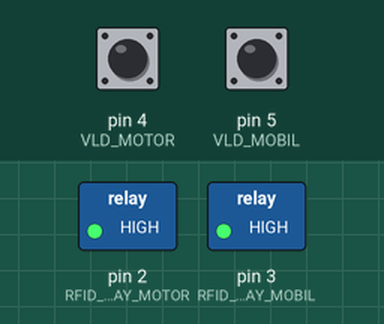
Recording of a sketch running on a simulated Arduino Uno, built with avr-gcc and run on an emulated ATmega328P. On the bench: switched loads named in the sketch (green lamp = pin HIGH). Inputs (shaded band) come from the test bench; at power-on: pin 4 (VLD_MOTOR) HIGH, pin 5 (VLD_MOBIL) HIGH. Pins used as bus, display or sensor lines are not drawn; what the sketch prints to the serial monitor is not drawn.

Above: at 1.3 s.
1.4 s: pin 4 (VLD_MOTOR) pulled LOW for 0.15 s
At 2.6 s:
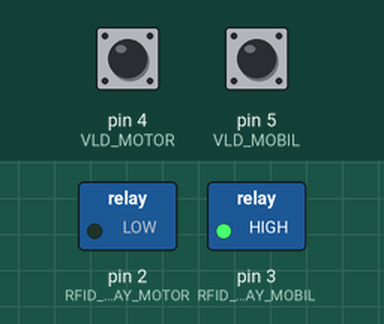
3.0 s: pin 5 (VLD_MOBIL) pulled LOW for 0.15 s
At 4.2 s:
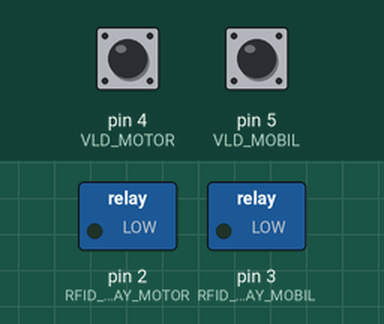
Timing chart, 0 to 6.0 s (numbered marks = the images above; inputs shaded):
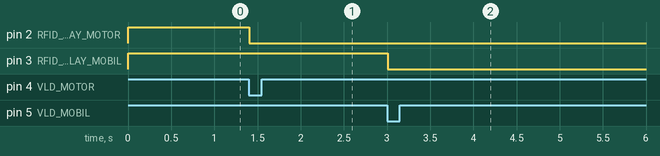

Measured:
- after the input at 1.4 s, pin 2 (RFID_RELAY_MOTOR): HIGH → LOW at once
- after the input at 3.0 s, pin 3 (RFID_RELAY_MOBIL): HIGH → LOW at once

The sketch:

code.ino
```cpp
// (licence header left out)
#include <SPI.h>
#include <MFRC522.h>

#define RST_PIN         9          // Configurable, see typical pin layout above
#define RFID_MOTOR      10         // Configurable, take a unused pin, only HIGH/LOW required, must be different to SS 2
#define RFID_MOBIL      8          // Configurable, take a unused pin, only HIGH/LOW required, must be different to SS 1

#define NR_OF_READERS   2

const int VLD_MOTOR = 4;
const int VLD_MOBIL =5;
const int RFID_RELAY_MOTOR = 2;
const int RFID_RELAY_MOBIL = 3;
byte ssPins[] = {RFID_MOTOR, RFID_MOBIL};

MFRC522 mfrc522[NR_OF_READERS];   // Create MFRC522 instance.

/**
 * Initialize.
 */
void setup() {

  Serial.begin(9600); // Initialize serial communications with the PC
  while (!Serial);    // Do nothing if no serial port is opened (added for Arduinos based on ATMEGA32U4)

  SPI.begin();        // Init SPI bus
  pinMode(VLD_MOTOR,INPUT_PULLUP);
  pinMode(VLD_MOBIL,INPUT_PULLUP);
  pinMode(RFID_RELAY_MOTOR,OUTPUT);
  pinMode(RFID_RELAY_MOBIL,OUTPUT);
  digitalWrite(RFID_RELAY_MOTOR,HIGH);
  digitalWrite(RFID_RELAY_MOBIL,HIGH);
  for (uint8_t reader = 0; reader < NR_OF_READERS; reader++) {
    mfrc522[reader].PCD_Init(ssPins[reader], RST_PIN); // Init each MFRC522 card
    Serial.print(F("Reader "));
    Serial.print(reader);
    Serial.print(F(": "));
    mfrc522[reader].PCD_DumpVersionToSerial();
  }
}

/**
 * Main loop.
 */
void loop() {

    int readVLD_MOTOR = digitalRead(VLD_MOTOR);
    int readVLD_MOBIL = digitalRead(VLD_MOBIL);

    if(readVLD_MOTOR == 0){
      digitalWrite(RFID_RELAY_MOTOR,LOW);
    }
    if(readVLD_MOBIL == 0){
      digitalWrite(RFID_RELAY_MOBIL,LOW);
    }
  // for (uint8_t reader = 0; reader < NR_OF_READERS; reader++) {
    // Look for new cards
    String content= "";
  byte letter;

    if (mfrc522[0].PICC_IsNewCardPresent() && mfrc522[0].PICC_ReadCardSerial()) {
      Serial.print(F("0 "));
      Serial.print(0);
      // Show some details of the PICC (that is: the tag/card)
      Serial.print(F(": Card UID:"));
      dump_byte_array(mfrc522[0].uid.uidByte, mfrc522[0].uid.size);
      Serial.println();
      Serial.print(F("PICC type: "));
      MFRC522::PICC_Type piccType = mfrc522[0].PICC_GetType(mfrc522[0].uid.sak);
      Serial.println(mfrc522[0].PICC_GetTypeName(piccType));
      for (byte i = 0; i < mfrc522[0].uid.size; i++)
  {
     Serial.print(mfrc522[0].uid.uidByte[i] < 0x10 ? " 0" : " ");
     Serial.print(mfrc522[0].uid.uidByte[i], HEX);
     content.concat(String(mfrc522[0].uid.uidByte[i] < 0x10 ? " 0" : " "));
     content.concat(String(mfrc522[0].uid.uidByte[i], HEX));
  }
      if (content.substring(1) == "C2 01 27 10") //change here the UID of the card/cards that you want to give access
      {
        digitalWrite(RFID_RELAY_MOTOR,LOW);
        Serial.println("Authorized access");
      }
      // Halt PICC
      mfrc522[0].PICC_HaltA();
      // Stop encryption on PCD
      mfrc522[0].PCD_StopCrypto1();
    } //if (mfrc522[reader].PICC_IsNewC

     if (mfrc522[1].PICC_IsNewCardPresent() && mfrc522[1].PICC_ReadCardSerial()) {
      Serial.print(F("1 "));
      Serial.print(1);
      // Show some details of the PICC (that is: the tag/card)
      Serial.print(F(": Card UID:"));
      dump_byte_array(mfrc522[1].uid.uidByte, mfrc522[1].uid.size);
      Serial.println();
      Serial.print(F("PICC type: "));
      MFRC522::PICC_Type piccType = mfrc522[1].PICC_GetType(mfrc522[1].uid.sak);
      Serial.println(mfrc522[1].PICC_GetTypeName(piccType));
        for (byte i = 0; i < mfrc522[1].uid.size; i++)
  {
     Serial.print(mfrc522[1].uid.uidByte[i] < 0x10 ? " 0" : " ");
     Serial.print(mfrc522[1].uid.uidByte[i], HEX);
     content.concat(String(mfrc522[1].uid.uidByte[i] < 0x10 ? " 0" : " "));
     content.concat(String(mfrc522[1].uid.uidByte[i], HEX));
  }
 if (content.substring(1) == "C2 01 27 10") //change here the UID of the card/cards that you want to give access
      {
        digitalWrite(RFID_RELAY_MOBIL,LOW);
        Serial.println("Authorized access");
      }
      // Halt PICC
      mfrc522[1].PICC_HaltA();
      // Stop encryption on PCD
      mfrc522[1].PCD_StopCrypto1();
    } //if (mfrc5
}

/**
 * Helper routine to dump a byte array as hex values to Serial.
 */
void dump_byte_array(byte *buffer, byte bufferSize) {
  for (byte i = 0; i < bufferSize; i++) {
    Serial.print(buffer[i] < 0x10 ? " 0" : " ");
    Serial.print(buffer[i], HEX);
  }
}
```
